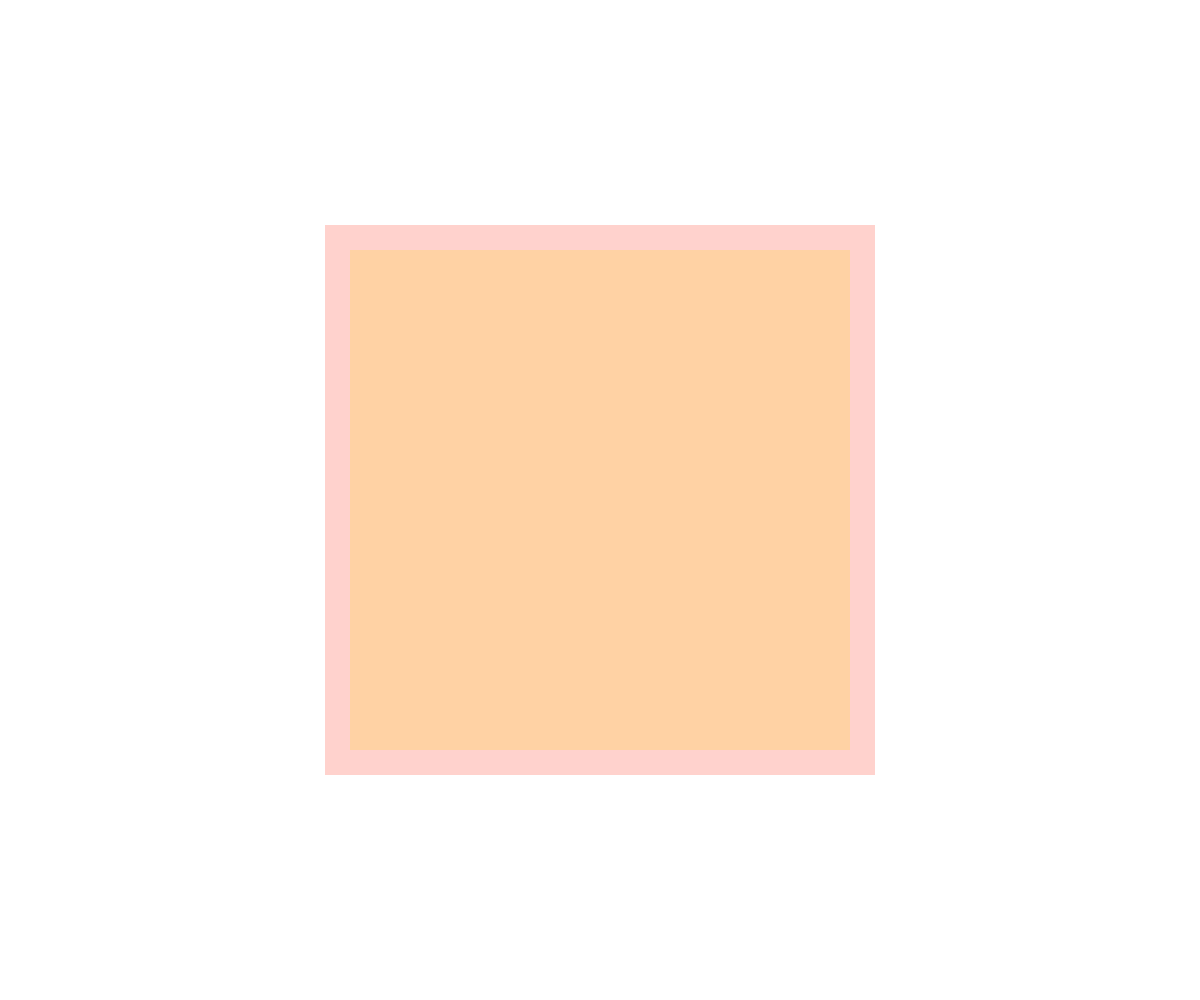
Frame 1 (no input)
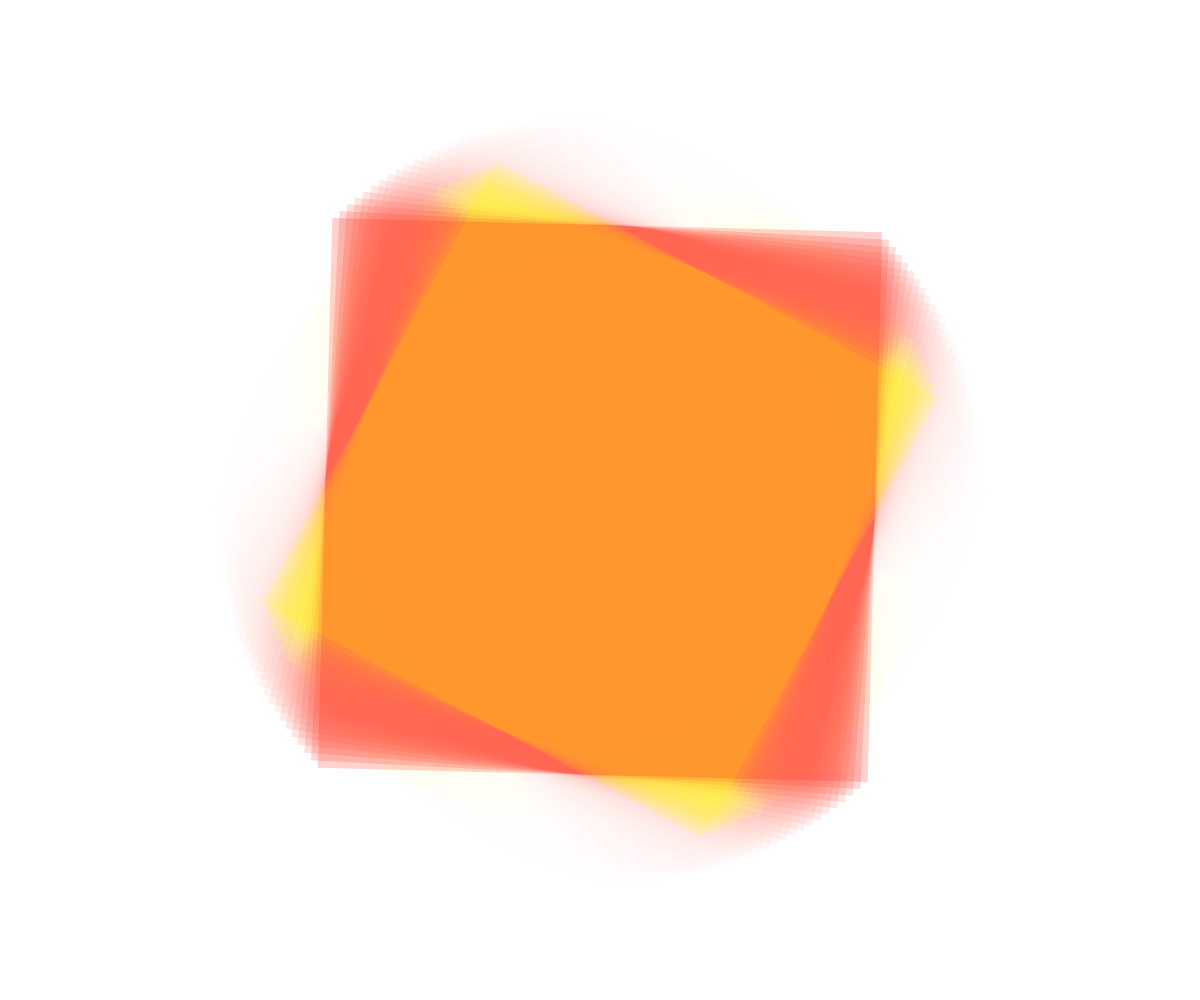
Frame 60 (no input)
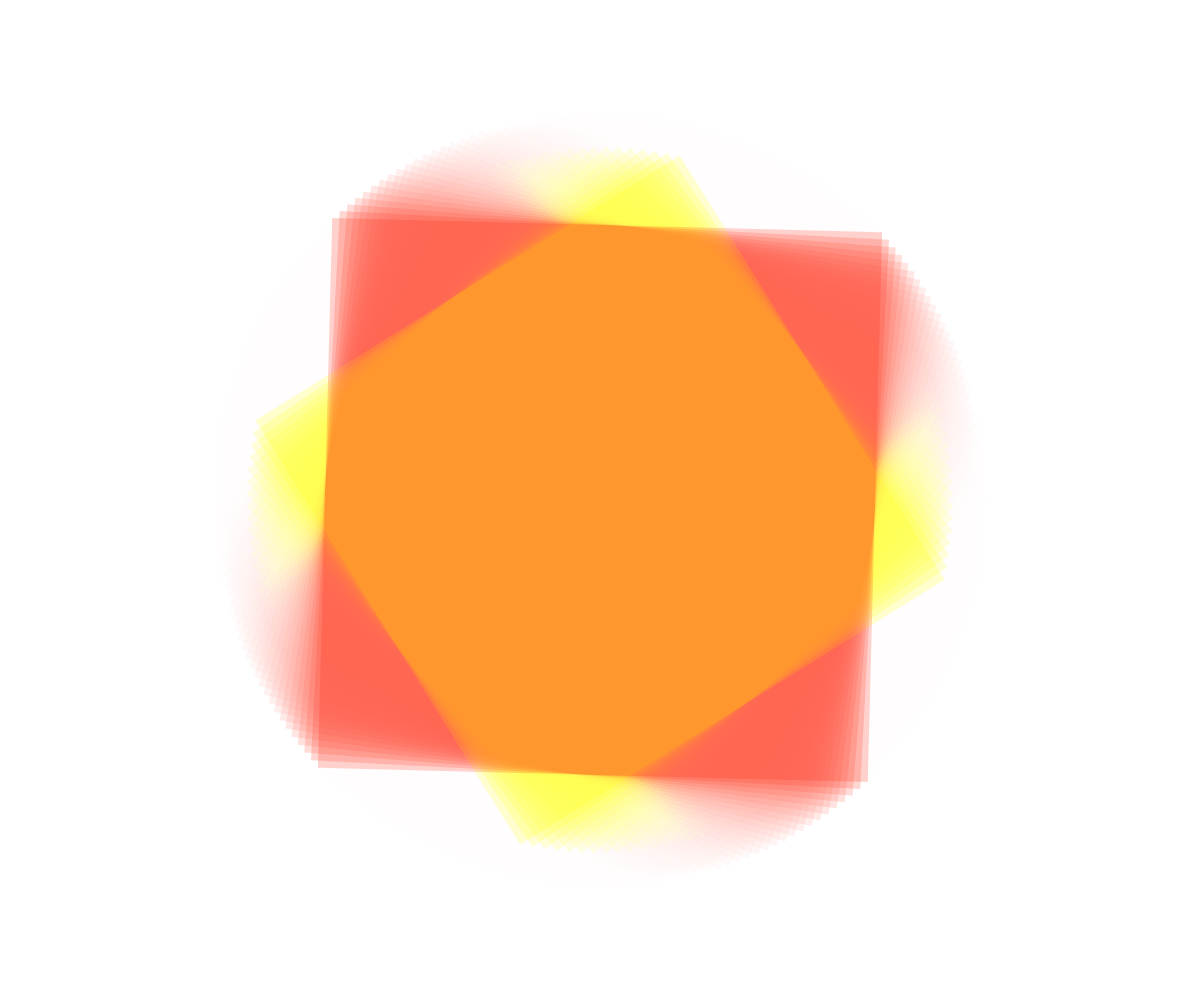
Frame 120 (the mouse pressed at the canvas centre since frame 60)

The p5.js sketch that drew these frames (run headless with seeded random() and noise() and a simulated clock; from frame 60 on, the mouse is pressed at the canvas centre):

// p5.js sketch
// ── sketch.js
let drehwinkel = 0;

function setup() {
  createCanvas(windowWidth, windowHeight);
  angleMode(DEGREES);
  rectMode(CENTER);

}

function draw() {
  background(255, 255, 255, 30);

  push();
  // Koordinatensystem verschieben -> push
  translate(width / 2, height / 2);
  rotate(drehwinkel * 2);

  fill(255, 255, 0, 50);
  noStroke();
  rect(0, 0, 500, 500);

  pop();
  // Koordinatensystem zurück gesetzt -> pop

  push();
  // Koordinatensystem verschieben -> push
  translate(width / 2, height / 2);
  rotate(-drehwinkel * 1.5);

  fill(255, 30, 0, 50);
  noStroke();
  rect(0, 0, 550, 550);


  pop();
  // Koordinatensystem zurück gesetzt -> pop


  drehwinkel = drehwinkel + 1;


}
